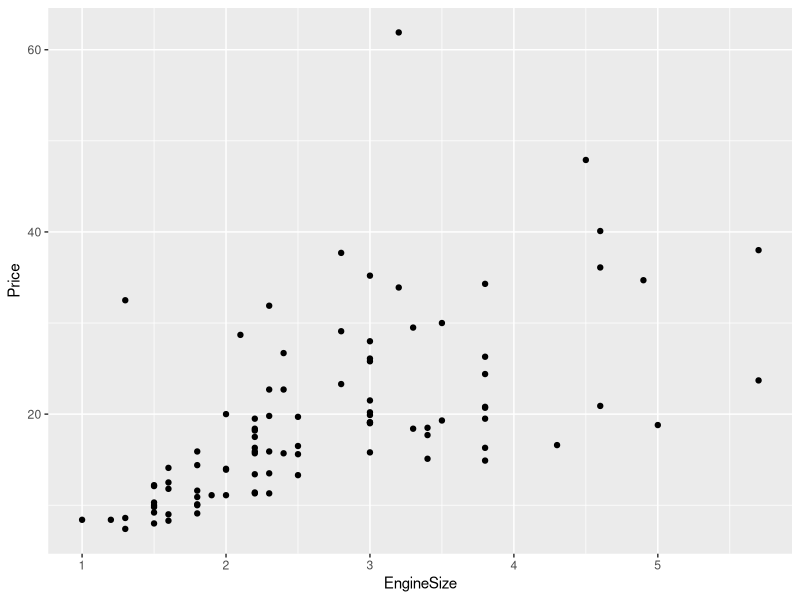
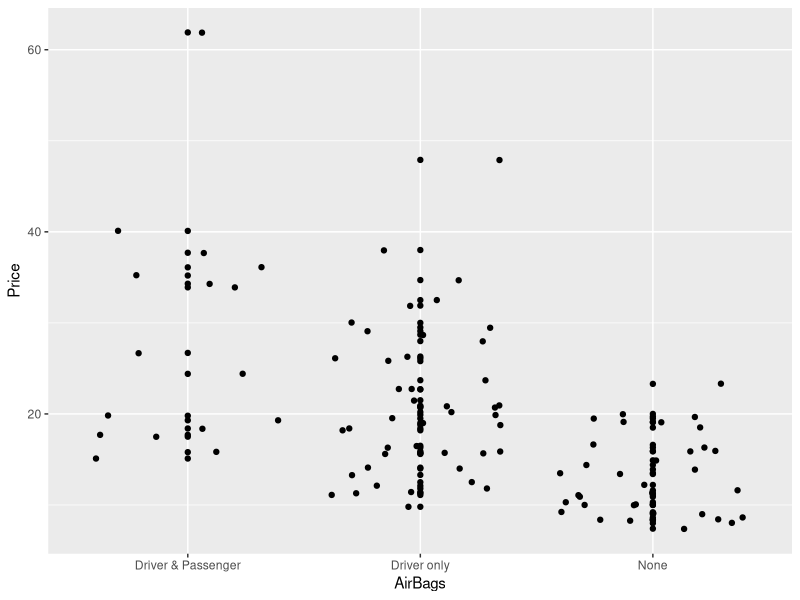
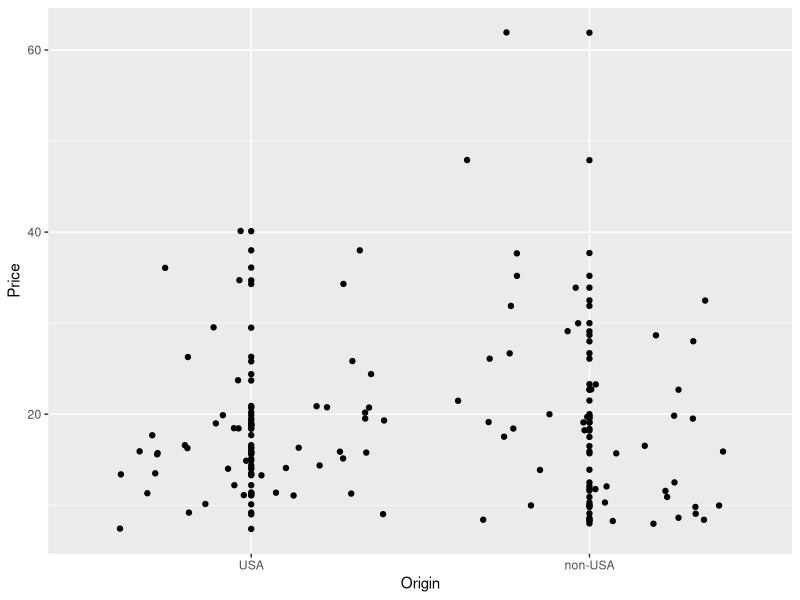
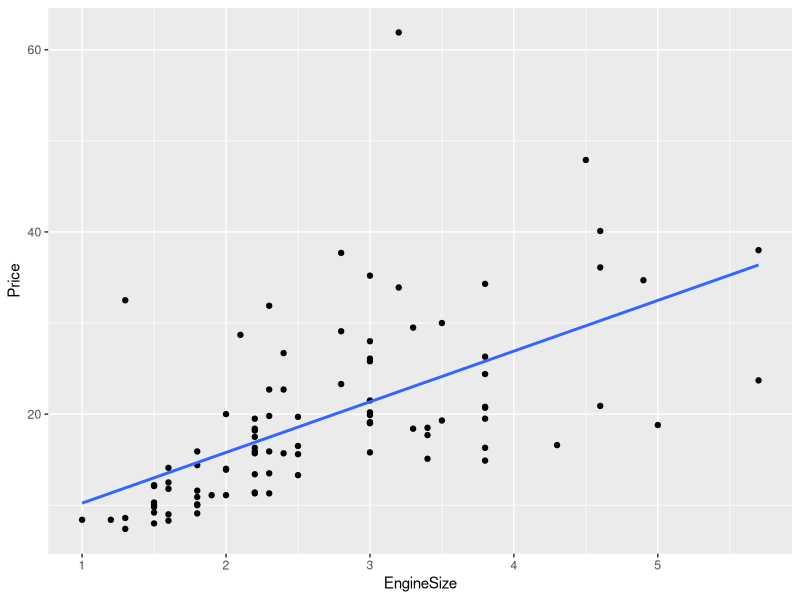
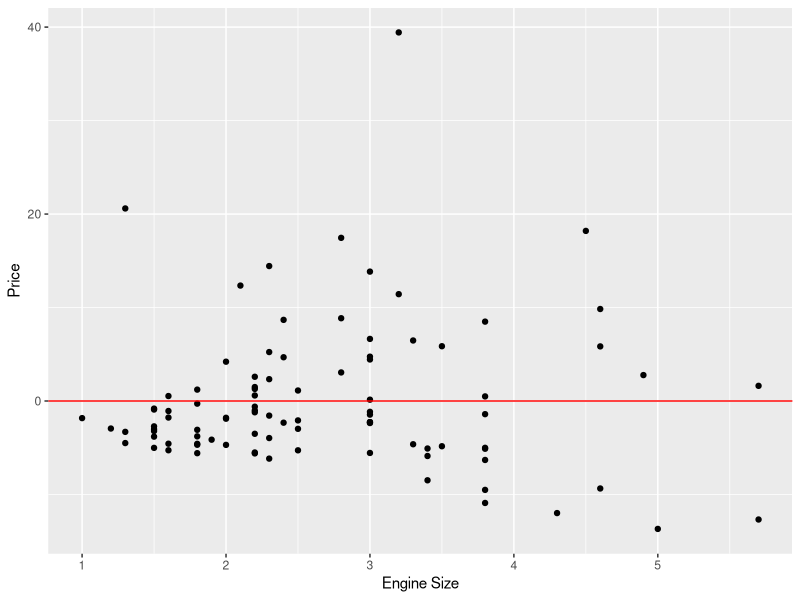
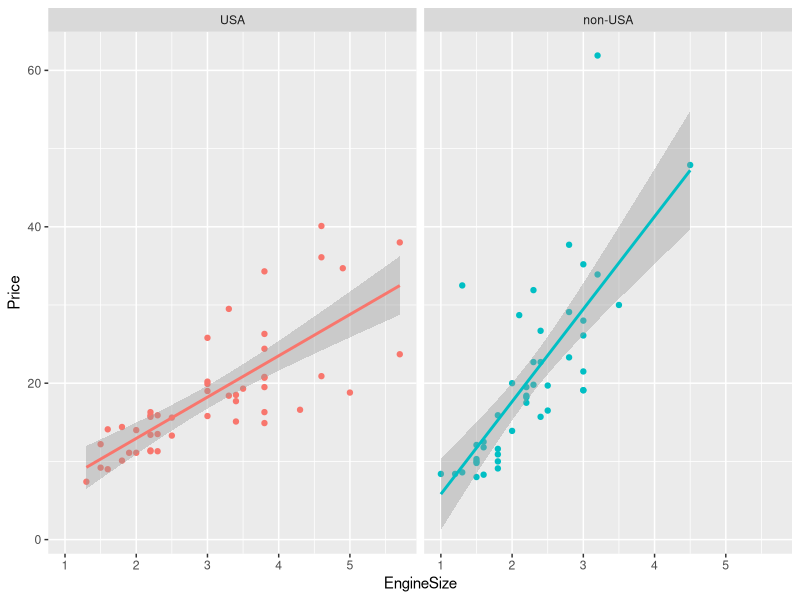

Write R code to recreate these figures, in order.
## ---- chunk 1
# global chunk options
knitr::opts_chunk$set(echo = TRUE,
                      error = TRUE,
                      message = FALSE, 
                      warning = FALSE,
                      comment = NA,
                      fig.width=6, 
                      fig.height=5)
## ---- chunk 2
library(MASS)
library(tidyverse)
library(broom)
## ---- chunk 3
attach(MASS::Cars93)
Cars93 <- as_tibble(MASS::Cars93)
glimpse(Cars93)
levels(AirBags)
## ---- chunk 4
glimpse(Cars93)
## ---- chunk 5
#Code for Q1
ggplot(data = Cars93, aes(x=EngineSize, y=Price)) + geom_point()
## ---- chunk 6
ggplot(data = Cars93, aes(x=AirBags, y=Price)) + geom_point() + geom_jitter()
ggplot(data = Cars93, aes(x=Origin, y=Price)) + geom_point() + geom_jitter()

#It looks like there is not much variability between the levels, they both appear the same
## ---- chunk 7
ggplot(data = Cars93, aes(x=EngineSize, y=Price)) + geom_point() + stat_smooth(method = "lm", se = FALSE)
mod.fit <- lm(Price ~ EngineSize, data = Cars93)
mod.fit %>% 
  broom::tidy()
# b0= 4.66, b1 = 5.56
## ---- chunk 8
#code for Q5
mod.fit %>% 
  augment() %>%
  ggplot(mapping = aes(x=EngineSize, y = .resid)) + 
  geom_point() +
  geom_hline(yintercept = 0, color = "red") +
  labs(x = "Engine Size", y = "Price")
## ---- chunk 9
mod.fit %>% 
  broom::glance()
# The r.squared value is 0.35, which tells us how fitted the regression line is. So the line isn't really that fitted to the regression line, if it were, it would be closer to 1.
## ---- chunk 10
sum((Cars93$Price - (mod.fit$coefficients[2] + mod.fit$coefficients[1] * EngineSize)) ** 2, na.rm = TRUE)
mod.fit %>%
  augment() %>%
  summarize(rsquared = sum(.resid ** 2))


require(MASS)
require(dplyr)
Cars93 %>% 
  dplyr::select(Price, EngineSize, Manufacturer) %>%
  mutate(resid = mod.fit %>% augment() %>% dplyr::select(.resid))
## ---- chunk 11
qplot(data = Cars93, x = EngineSize, y = Price, colour = Origin)+ 
  facet_wrap("Origin") + 
  stat_smooth(method = "lm") + 
  theme(legend.position="none")
## ---- chunk 12
# US origin
mod.fit.USA <- lm(Price ~ EngineSize, data=(Cars93 %>% filter(Origin == "USA")))
mod.fit.USA %>% broom::tidy()
mod.fit.USA %>% broom::glance()
# For non-US origin
mod.fit.nonUSA <- lm(Price ~ EngineSize, data=(Cars93 %>% filter(Origin == "non-USA")))
mod.fit.nonUSA %>% broom::tidy()
mod.fit.nonUSA %>% broom::glance()

